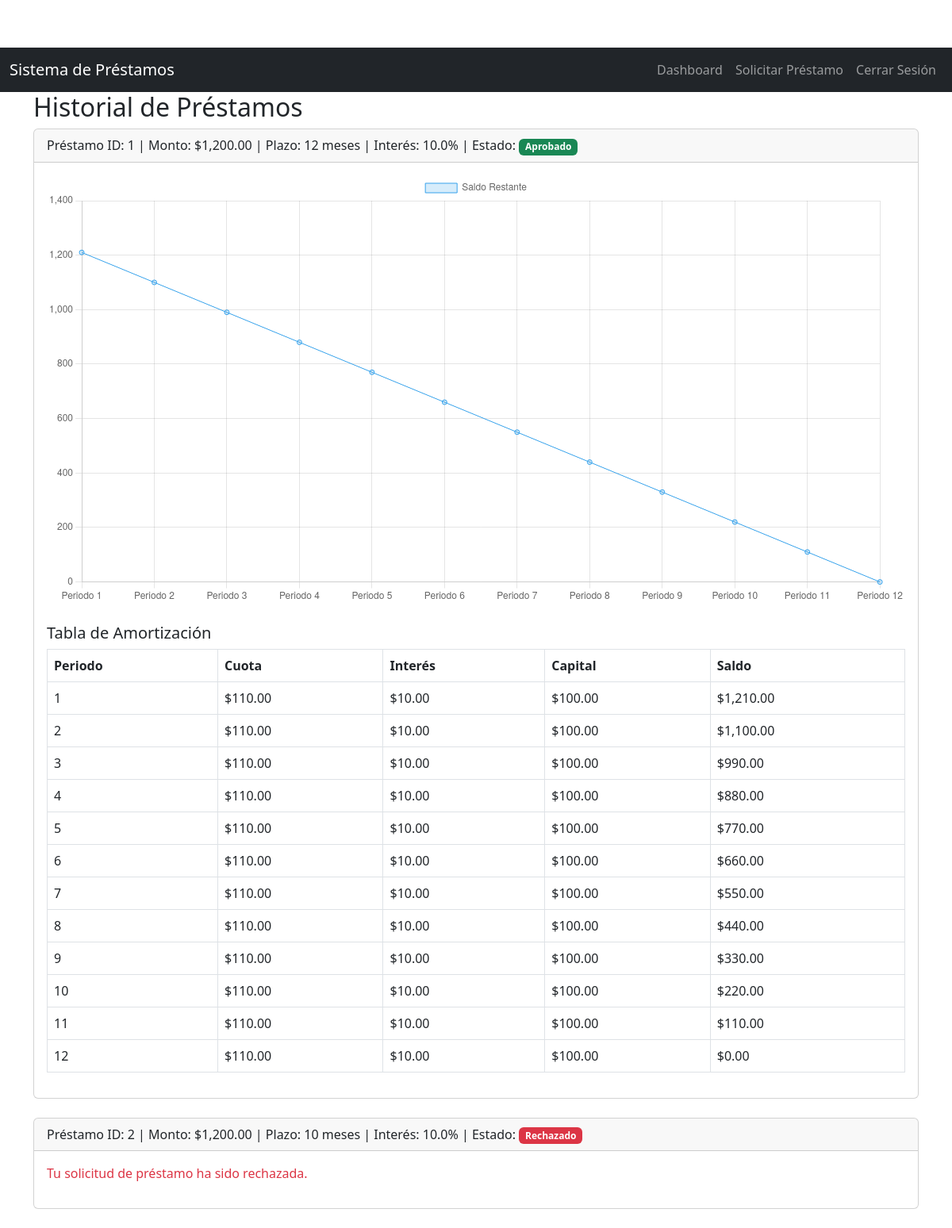
Screenshot of /historial (signed in) with the database file from the repository.
### loan_system/models.py (models this page shows)
class Prestamo(db.Model):
    __tablename__ = 'prestamos'
    id = db.Column(db.Integer, primary_key=True)
    monto = db.Column(db.Float, nullable=False)
    meses = db.Column(db.Integer, nullable=False)
    interes = db.Column(db.Float, nullable=False)
    total = db.Column(db.Float, nullable=False)
    estado = db.Column(db.String(20), nullable=False, default='pendiente')  # Nuevo campo
    usuario_id = db.Column(db.Integer, db.ForeignKey('usuarios.id'), nullable=False)
    amortizaciones = db.relationship('Amortizacion', backref='prestamo', lazy=True)

class Amortizacion(db.Model):
    __tablename__ = 'amortizaciones'
    id = db.Column(db.Integer, primary_key=True)
    periodo = db.Column(db.Integer, nullable=False)
    cuota = db.Column(db.Float, nullable=False)
    interes = db.Column(db.Float, nullable=False)
    capital = db.Column(db.Float, nullable=False)
    saldo = db.Column(db.Float, nullable=False)
    prestamo_id = db.Column(db.Integer, db.ForeignKey('prestamos.id'), nullable=False)

### loan_system/app.py (the view)
    @app.route('/historial')
    @login_required
    def historial():
        if current_user.rol == 'admin':
            abort(403)  # Administradores no acceden al historial
        prestamos = Prestamo.query.filter_by(usuario_id=current_user.id).all()
        return render_template('historial.html', prestamos=prestamos)

### loan_system/templates/historial.html
{% extends "base.html" %}
{% block content %}
  <h2>Historial de Préstamos</h2>
  {% if prestamos %}
    {% for prestamo in prestamos %}
      <div class="card mb-4">
        <div class="card-header">
          Préstamo ID: {{ prestamo.id }} | Monto: ${{ "{:,.2f}".format(prestamo.monto) }} | Plazo: {{ prestamo.meses }} meses | Interés: {{ prestamo.interes }}% | Estado:
          {% if prestamo.estado == 'aprobado' %}
              <span class="badge bg-success">Aprobado</span>
          {% elif prestamo.estado == 'rechazado' %}
              <span class="badge bg-danger">Rechazado</span>
          {% elif prestamo.estado == 'pendiente' %}
              <span class="badge bg-warning text-dark">En Proceso de Aceptación</span>
          {% endif %}
        </div>
        <div class="card-body">
          {% if prestamo.estado == 'aprobado' %}
            <canvas id="chart{{ prestamo.id }}" width="400" height="200"></canvas>
            <h5 class="mt-4">Tabla de Amortización</h5>
            <table class="table table-bordered">
              <thead>
                <tr>
                  <th>Periodo</th>
                  <th>Cuota</th>
                  <th>Interés</th>
                  <th>Capital</th>
                  <th>Saldo</th>
                </tr>
              </thead>
              <tbody>
                {% for amort in prestamo.amortizaciones %}
                  <tr>
                    <td>{{ amort.periodo }}</td>
                    <td>${{ "{:,.2f}".format(amort.cuota) }}</td>
                    <td>${{ "{:,.2f}".format(amort.interes) }}</td>
                    <td>${{ "{:,.2f}".format(amort.capital) }}</td>
                    <td>${{ "{:,.2f}".format(amort.saldo) }}</td>
                  </tr>
                {% endfor %}
              </tbody>
            </table>
            <script>
              document.addEventListener('DOMContentLoaded', function () {
                var ctx{{ prestamo.id }} = document.getElementById('chart{{ prestamo.id }}').getContext('2d');
                var chart{{ prestamo.id }} = new Chart(ctx{{ prestamo.id }}, {
                    type: 'line',
                    data: {
                        labels: [{% for amort in prestamo.amortizaciones %}'Periodo {{ amort.periodo }}',{% endfor %}],
                        datasets: [{
                            label: 'Saldo Restante',
                            data: [{% for amort in prestamo.amortizaciones %}{{ amort.saldo }},{% endfor %}],
                            backgroundColor: 'rgba(54, 162, 235, 0.2)',
                            borderColor: 'rgba(54, 162, 235, 1)',
                            borderWidth: 1,
                            fill: false
                        }]
                    },
                    options: {
                        scales: {
                            y: {
                                beginAtZero: true
                            }
                        }
                    }
                });
              });
            </script>
          {% elif prestamo.estado == 'rechazado' %}
            <p class="text-danger">Tu solicitud de préstamo ha sido rechazada.</p>
          {% elif prestamo.estado == 'pendiente' %}
            <p class="text-warning">Tu solicitud de préstamo está en proceso de aceptación.</p>
          {% endif %}
        </div>
      </div>
    {% endfor %}
  {% else %}
    <p>No tienes préstamos en tu historial.</p>
  {% endif %}
{% endblock %}

### loan_system/templates/base.html (shortened to what this page needs)
<!DOCTYPE html>
<html lang="es">
<head>
    <link href="https://cdn.jsdelivr.net/npm/bootstrap@5.3.0/dist/css/bootstrap.min.css" rel="stylesheet">
    <link rel="stylesheet" href="{{ url_for('static', filename='css/styles.css') }}">
</head>
<body>
    <nav class="navbar navbar-expand-lg navbar-dark bg-dark">
        <div class="container-fluid">
            <a class="navbar-brand" href="{{ url_for('index') }}">Sistema de Préstamos</a>
            <div class="collapse navbar-collapse" id="navbarNav">
                <ul class="navbar-nav ms-auto">
                    {% if current_user.is_authenticated %}
                        {% if current_user.rol == 'admin' %}
                            <li class="nav-item">
                                <a class="nav-link" href="{{ url_for('all_prestamos') }}">Ver Todos los Préstamos</a>
                            </li>
                        {% else %}
                            <li class="nav-item">
                                <a class="nav-link" href="{{ url_for('dashboard') }}">Dashboard</a>
                            </li>
                            <li class="nav-item">
                                <a class="nav-link" href="{{ url_for('solicitar_prestamo') }}">Solicitar Préstamo</a>
                            </li>
                        {% endif %}
                        <li class="nav-item">
                            <a class="nav-link" href="{{ url_for('logout') }}">Cerrar Sesión</a>
                        </li>
                    {% endif %}
                </ul>
            </div>
        </div>
    </nav>
    <div class="container">
        {% block content %}{% endblock %}
    </div>
</body>
</html>

### loan_system/static/css/styles.css (style rules this page uses)
body { padding-top: 60px; }
.table th, .table td { vertical-align: middle; }

### rows the page displays
Prestamo: id "1", monto "1,200.00", meses "12", interes "10.0", estado "Aprobado"
Amortizacion: periodo "1", cuota "110.00", interes "10.00", capital "100.00", saldo "1,210.00"
Amortizacion: periodo "2", cuota "110.00", interes "10.00", capital "100.00", saldo "1,100.00"
Amortizacion: periodo "3", cuota "110.00", interes "10.00", capital "100.00", saldo "990.00"
Amortizacion: periodo "4", cuota "110.00", interes "10.00", capital "100.00", saldo "880.00"
Amortizacion: periodo "5", cuota "110.00", interes "10.00", capital "100.00", saldo "770.00"
Amortizacion: periodo "6", cuota "110.00", interes "10.00", capital "100.00", saldo "660.00"
Amortizacion: periodo "7", cuota "110.00", interes "10.00", capital "100.00", saldo "550.00"
Amortizacion: periodo "8", cuota "110.00", interes "10.00", capital "100.00", saldo "440.00"
Amortizacion: periodo "9", cuota "110.00", interes "10.00", capital "100.00", saldo "330.00"
Amortizacion: periodo "10", cuota "110.00", interes "10.00", capital "100.00", saldo "220.00"
Amortizacion: periodo "11", cuota "110.00", interes "10.00", capital "100.00", saldo "110.00"
Amortizacion: periodo "12", cuota "110.00", interes "10.00", capital "100.00", saldo "0.00"
Prestamo: id "2", monto "1,200.00", meses "10", interes "10.0", estado "Rechazado", shows "Tu solicitud de préstamo ha sido rechazada."
